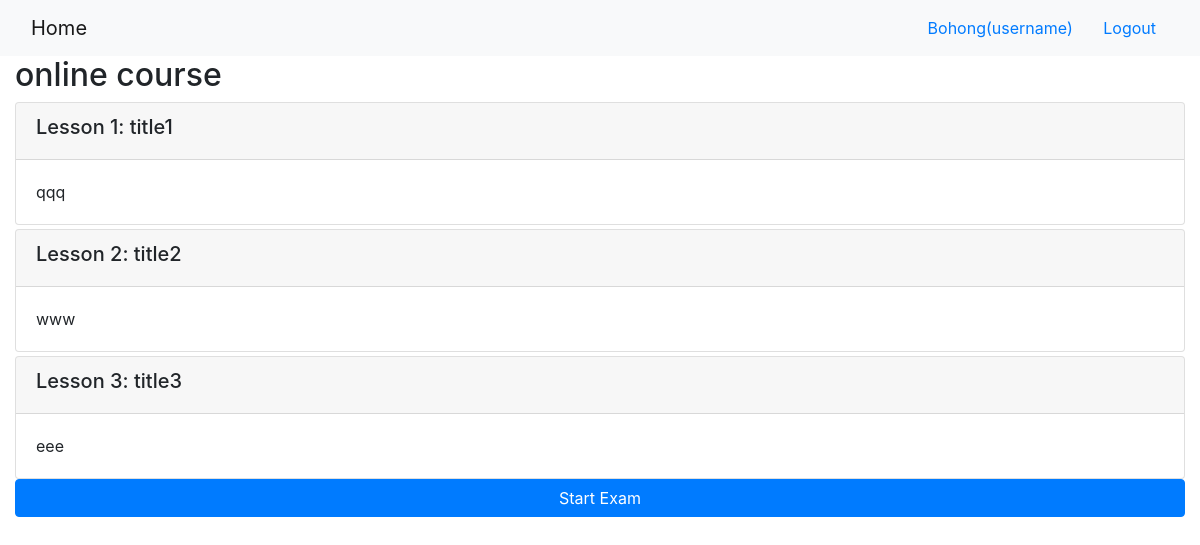
The app's page /onlinecourse/1/ (signed in) with its own data.
### onlinecourse/models.py (models this page shows, shortened)
class Course(models.Model):
    name = models.CharField(null=False, max_length=30, default='online course')
    image = models.ImageField(upload_to='course_images/')
    description = models.CharField(max_length=1000)
    pub_date = models.DateField(null=True)
    instructors = models.ManyToManyField(Instructor)
    users = models.ManyToManyField(settings.AUTH_USER_MODEL, through='Enrollment')
    total_enrollment = models.IntegerField(default=0)
    is_enrolled = False

class Lesson(models.Model):
    title = models.CharField(max_length=200, default="title")
    order = models.IntegerField(default=0)
    course = models.ForeignKey(Course, on_delete=models.CASCADE)
    content = models.TextField()

### onlinecourse/views.py (the view)
# urls.py: path('<int:pk>/', views.CourseDetailView.as_view(), name='course_details'),
class CourseDetailView(generic.DetailView):
    model = Course
    template_name = 'onlinecourse/course_detail_bootstrap.html'

### onlinecourse/templates/onlinecourse/course_detail_bootstrap.html (shortened to what this page needs)
<!DOCTYPE html>
<html lang="en">
<head>
     {% load static %}
    <link rel="stylesheet" href="https://maxcdn.bootstrapcdn.com/bootstrap/4.5.2/css/bootstrap.min.css">
</head>
<body>
    <nav class="navbar navbar-light bg-light">
        <div class="container-fluid">
            <div class="navbar-header">
                  <a class="navbar-brand" href="{% url 'onlinecourse:index' %}">Home</a>
            </div>
            <ul class="nav navbar-nav navbar-right">
                {% if user.is_authenticated %}
                <li>
                    <a class="btn btn-link" href="#">{{ user.first_name }}({{ user.username }})</a>
                    <a class="btn btn-link" href="{% url 'onlinecourse:logout' %}">Logout</a>
                </li>
                {% endif %}
            </ul>
        </div>
    </nav>
    <div class="container-fluid">
            <h2>{{ course.name }}</h2>
            <div class="card-columns-vertical">
                {% for lesson in course.lesson_set.all %}
                    <div class="card mt-1">
                        <div class="card-header"><h5>Lesson {{lesson.order|add:1}}: {{lesson.title}}</h5></div>
                        <div class="card-body">{{lesson.content}}</div>
                    </div>
                {% endfor %}
            </div>
             <button type="button" class="btn btn-primary btn-block" data-toggle="collapse" data-target="#exam">
                Start Exam
            </button>
            </div>
</body>
</html>

### records on screen
Course: name "online course"
Lesson: order|add "1", title "title1", content "qqq"
Lesson: order|add "2", title "title2", content "www"
Lesson: order|add "3", title "title3", content "eee"

### other values on screen
{{ user.first_name }} "Bohong"
{{ user.username }} "username"
